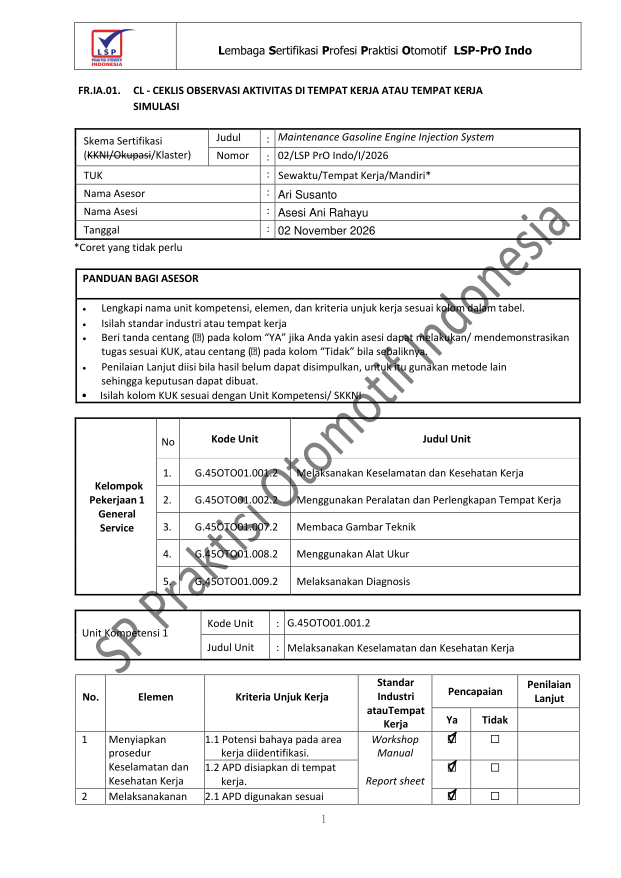
#> input picture scratch/out_p1.png, 1241 x 1756 px, found by its file name (shown at 1/2 size)
$ python crop_checks.py
#> lines starting #> are read from the running program, lines starting #| are printed output that depends on the picture
from PIL import Image

p1_im = Image.open('scratch/out_p1.png')
#> p1_im is the input picture: PIL image 1241x1756 RGB; mean R, G, B 238.2, 238.1, 238.1
# DPI is 150 (scale = 150/72 ≈ 2.083)
scale = 150.0 / 72.0

# Box 0 on Page 1: (429.2, 701.6, 438.6, 715.8)
# Box 1 on Page 1: (470.6, 701.6, 480.0, 715.8)
crop_p1 = p1_im.crop((int(420 * scale), int(695 * scale), int(490 * scale), int(765 * scale)))
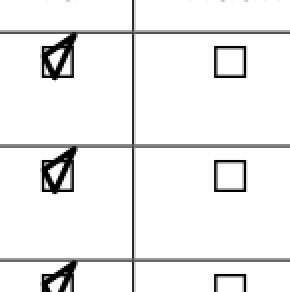
#> crop_p1: PIL image 145x146 RGB (shown 2 times larger); min 0, max 255, mean 239
crop_p1.save('scratch/crop_checks_p1.png')

p9_im = Image.open('scratch/out_p9.png')
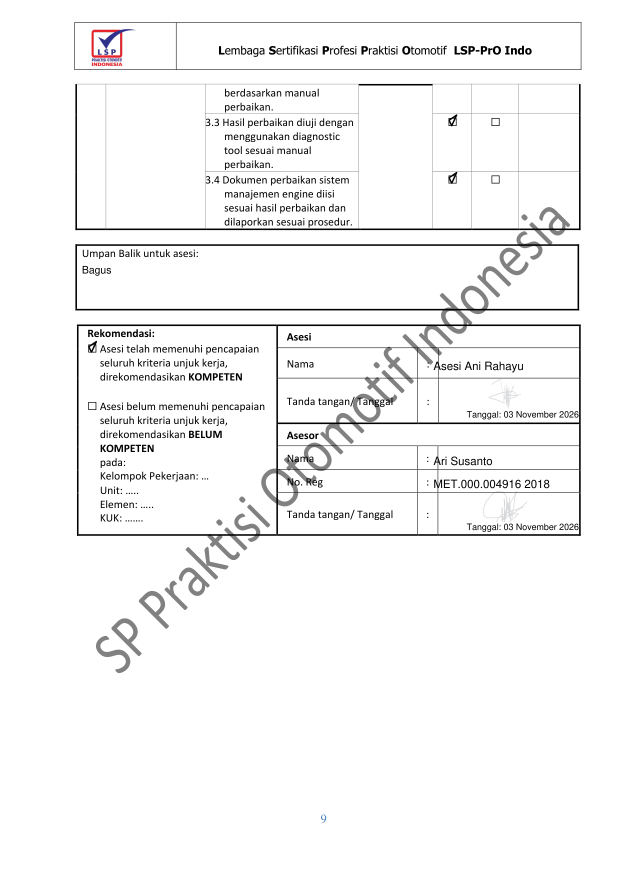
#> input picture scratch/out_p9.png, 1241 x 1756 px, found by its file name (shown at 1/2 size)
#> p9_im is the input picture: PIL image 1241x1756 RGB; mean R, G, B 245.5, 245.4, 245.5
# Rec box 4 on Page 9: (83.8, 326.5, 93.3, 340.7)
crop_p9 = p9_im.crop((int(75 * scale), int(320 * scale), int(150 * scale), int(370 * scale)))
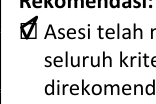
#> crop_p9: PIL image 156x104 RGB; min 0, max 255, mean 219.5
crop_p9.save('scratch/crop_checks_p9.png')

print("Cropped checkmarks to scratch/crop_checks_p1.png and scratch/crop_checks_p9.png")
